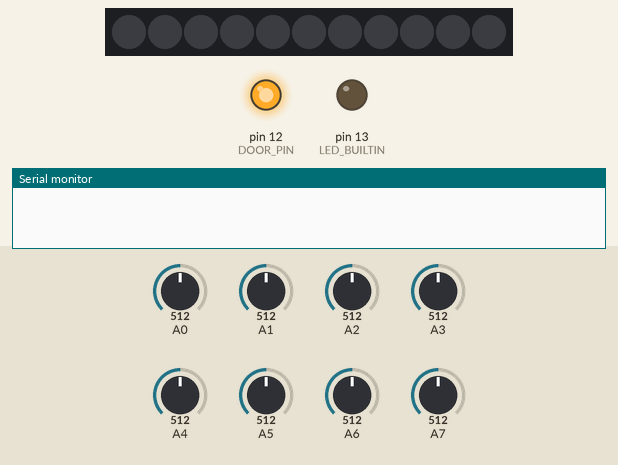
Simulated run of this program. Board: Arduino Nano, built with avr-gcc and run on an emulated ATmega328P. On the bench: 11 RGB LEDs in strip order, left to right, output pins drawn as LEDs (lit = HIGH), the last lines printed to the serial monitor. Inputs (shaded band) come from the test bench; at power-on: A0 = 512, A1 = 512, A2 = 512, A3 = 512, A4 = 512, A5 = 512, A6 = 512, A7 = 512.

Above: at 0.1 s.
At 6.1 s:
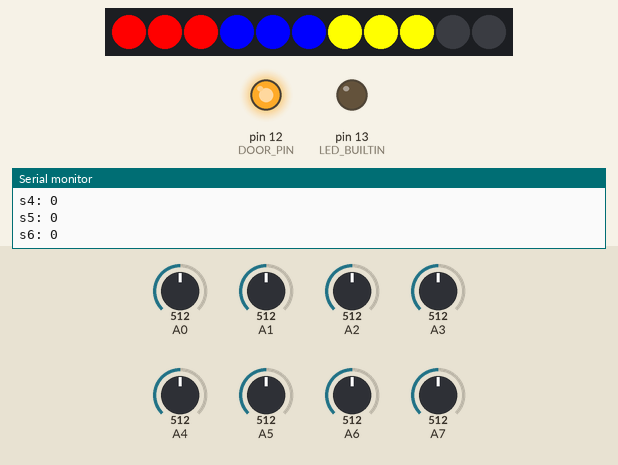
At 8.1 s:
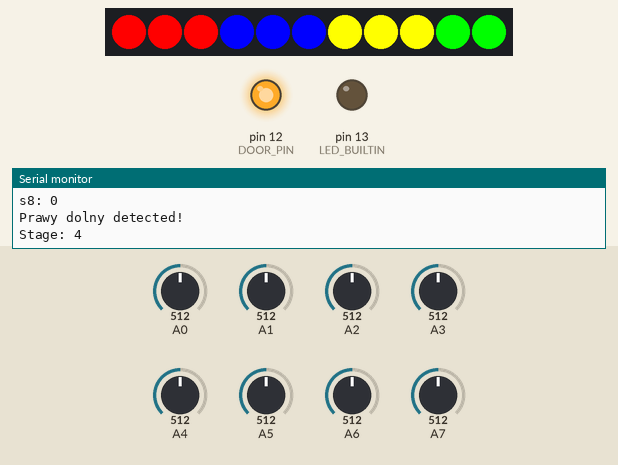
At 12.1 s:
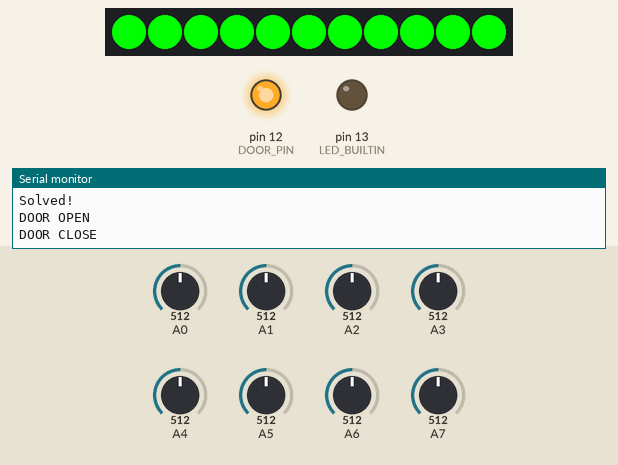
Timing chart, 0 to 40.0 s (numbered marks = the images above):
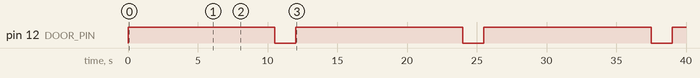

The program:

main.cpp
```cpp
#include <Arduino.h>
#include "ledstrip.h"
#include "door.h"

#define RESET_TIME 5000
#define DOOR_DELAY_TIME 1000
#define LAST_SHOT_TIME 2000
#define SENSOR_THRESHOLD 50
#define SERIAL_DISPLAY_TIME 2000
#define SOLUTION_DELAY 1500
#define ARRAY_SIZE 4

typedef enum
{
  SENSORS_WAIT_FOR_BALL,
  SENSORS_DELAY_AFTER_SOLUTION,
  SENSORS_WAIT_FOR_DOORS_OPEN,
  SENSOR_WAIT_FOR_RESET
} puzzle_state_t;

typedef enum
{
  NONE,
  LEFT_UP,
  LEFT_DOWN,
  RIGHT_UP,
  RIGHT_DOWN
} hole_type_t;


void display_current_array(void);
void clear_current_array(void);
void led_strip_update(uint8_t stage);

void setup()
{
  pinMode(LED_BUILTIN, OUTPUT);
  Serial.begin(9600);
  pinMode(12, OUTPUT); //DOOR PIN
  DOOR_Init();

  LED_STRIP_Init();
  LED_STRIP_SetColor(0, NO_OF_LEDS, RED);
}

bool debug_on = true;
static uint8_t s1, s2, s3, s4, s5, s6, s7, s8;
puzzle_state_t puzzle_state = SENSORS_WAIT_FOR_BALL;

unsigned long tick_puzzle = 0;
unsigned long tick_serial = 0;
uint8_t hole_index = 0;

void loop()
{
  DOOR_Process();
  switch (puzzle_state)
  {
  case SENSORS_WAIT_FOR_BALL:
    s1 = analogRead(A0);
    s2 = analogRead(A1);
    s3 = analogRead(A2);
    s4 = analogRead(A3);
    s5 = analogRead(A4);
    s6 = analogRead(A5);
    s7 = analogRead(A6);
    s8 = analogRead(A7);
    if (millis() - tick_puzzle > LAST_SHOT_TIME)
    {
      if ((s1 < SENSOR_THRESHOLD || s2 < SENSOR_THRESHOLD) && hole_index == 0) // Lewy górny - czerwony
      {
        Serial.println("Lewy górny detected!");
        tick_puzzle = millis();
        led_strip_update(0);
        hole_index = 1;
      }
      else if ((s3 < SENSOR_THRESHOLD || s4 < SENSOR_THRESHOLD) && hole_index == 1)
      {
        Serial.println("Lewy dolny detected!");                               // Lewy dolny - niebieski
        tick_puzzle = millis();
        led_strip_update(1);
        hole_index = 2;
      }
      else if ((s7 < SENSOR_THRESHOLD || s8 < SENSOR_THRESHOLD) && hole_index == 2)
      {
        Serial.println("Prawy górny detected!");                              // Prawy górny - żółty
        tick_puzzle = millis();
        led_strip_update(2);
        hole_index = 3;
      }
      else if ((s5 < SENSOR_THRESHOLD || s6 < SENSOR_THRESHOLD) && hole_index == 3)
      {
        Serial.println("Prawy dolny detected!");                              // Prawy dolny - zielony
        tick_puzzle = millis();
        led_strip_update(3);
        hole_index = 0;
        puzzle_state = SENSORS_DELAY_AFTER_SOLUTION;
      }
    }
    if(millis() - tick_serial > SERIAL_DISPLAY_TIME && debug_on == true)
    {
      tick_serial = millis();
      Serial.println("Sensors values: ");
      Serial.print("s1: ");
      Serial.println(s1);

      Serial.print("s2: ");
      Serial.println(s2);

      Serial.print("s3: ");
      Serial.println(s3);

      Serial.print("s4: ");
      Serial.println(s4);

      Serial.print("s5: ");
      Serial.println(s5);

      Serial.print("s6: ");
      Serial.println(s6);

      Serial.print("s7: ");
      Serial.println(s7);

      Serial.print("s8: ");
      Serial.println(s8);
    }
    break;

  case SENSORS_DELAY_AFTER_SOLUTION:
    if(millis() - tick_puzzle > SOLUTION_DELAY)
    {
      LED_STRIP_SetColor(0, NO_OF_LEDS, GREEN);
      LED_STRIP_Update();
      tick_puzzle = millis();
      puzzle_state = SENSORS_WAIT_FOR_DOORS_OPEN;
    }
  break;

  case SENSORS_WAIT_FOR_DOORS_OPEN:
    if(millis() - tick_puzzle > DOOR_DELAY_TIME)
    {
      tick_puzzle = millis();
      Serial.println("Solved!");
      DOOR_Open();
      puzzle_state = SENSOR_WAIT_FOR_RESET;
    }
  break;

  case SENSOR_WAIT_FOR_RESET:
    if(millis() - tick_puzzle > RESET_TIME)
    {
      LED_STRIP_SetColor(0, NO_OF_LEDS, OFF);
      LED_STRIP_Update();
      puzzle_state = SENSORS_WAIT_FOR_BALL;
    }
  break;

  default:
    break;
  }
}

void led_strip_update(uint8_t stage)
{
  LED_STRIP_SetColor(0, NO_OF_LEDS, OFF);
  LED_STRIP_Update();

  if(stage ==  0)
  {
    LED_STRIP_SetColor(0, 2, RED);
    Serial.println("Stage: 1");
  }
  else if(stage == 1)
  {
    LED_STRIP_SetColor(0, 2, RED);
    LED_STRIP_SetColor(3, 5, BLUE);
    Serial.println("Stage: 2");
  }
  else if(stage == 2)
  {
    LED_STRIP_SetColor(0, 2, RED);
    LED_STRIP_SetColor(3, 5, BLUE);
    LED_STRIP_SetColor(6, 8, YELLOW);
    Serial.println("Stage: 3");
  }
  else if(stage == 3)
  {
    LED_STRIP_SetColor(0, 2, RED);
    LED_STRIP_SetColor(3, 5, BLUE);
    LED_STRIP_SetColor(6, 8, YELLOW);
    LED_STRIP_SetColor(9, 11, GREEN);
    Serial.println("Stage: 4");
  }
  LED_STRIP_Update();
}
```

Measured:
- by itself, pin 12 (DOOR_PIN): alternates HIGH for 12.0 s and LOW for 1.5 s
- by itself, everything shown: repeats every 13.5 s, in 8 steps
- what the display in image 1 shows lasts 2.0 s, from 6.0 s to 8.0 s
- what the display in image 2 shows lasts 1.5 s, from 8.0 s to 9.5 s
